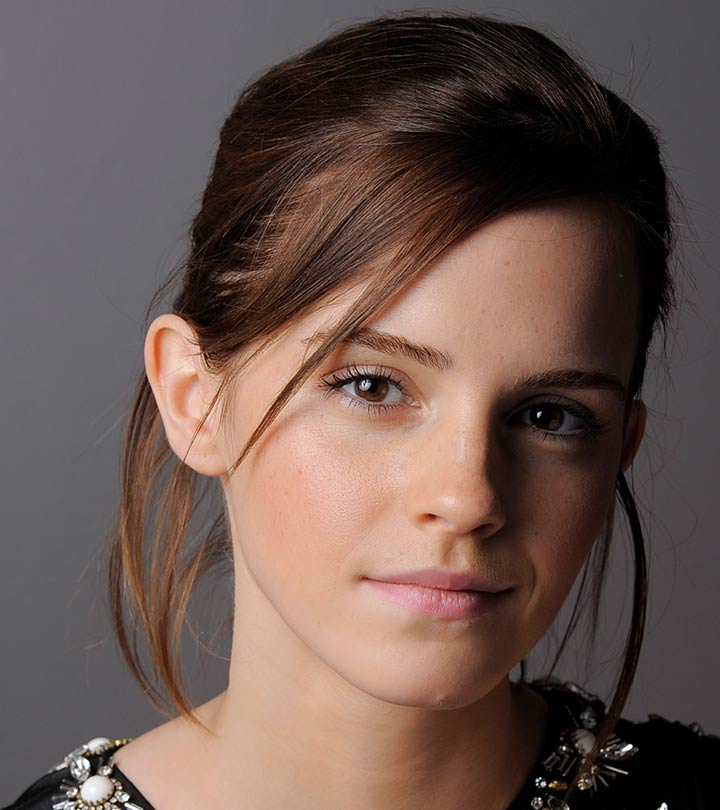
#> input picture emma.jpg, 720 x 810 px
$ python Que_01.py
#> lines starting #> are read from the running program, lines starting #| are printed output that depends on the picture

import numpy as np
import matplotlib.pyplot as plt
import cv2 as cv

# Define control points for piecewise linear transformation
control_points = np.array([(50, 50), (50, 100), (150, 255), (150, 150), (255, 255)])

# Create transformation segments
segment1 = np.linspace(0, control_points[0, 1], control_points[0, 0] + 1 - 0).astype('uint8')
segment2 = np.linspace(control_points[0, 1] + 1, control_points[1, 1], control_points[1, 0] - control_points[0, 0]).astype('uint8')
segment3 = np.linspace(control_points[1, 1] + 1, control_points[2, 1], control_points[2, 0] - control_points[1, 0]).astype('uint8')
segment4 = np.linspace(control_points[2, 1] + 1, control_points[3, 1], control_points[3, 0] - control_points[2, 0]).astype('uint8')
segment5 = np.linspace(control_points[3, 1] + 1, control_points[4, 1], control_points[4, 0] - control_points[3, 0]).astype('uint8')

# Build complete transformation lookup table
lut = np.concatenate((segment1, segment2), axis=0).astype('uint8')
lut = np.concatenate((lut, segment3), axis=0).astype('uint8')
lut = np.concatenate((lut, segment4), axis=0).astype('uint8')
lut = np.concatenate((lut, segment5), axis=0).astype('uint8')

plt.figure(figsize=(10, 4))

plt.subplot(131)
plt.plot(lut)
plt.title("Transformation Curve")
plt.xlim([0, 255])
plt.ylim([0, 255])
plt.xticks([0, 50, 100, 150, 200, 250])  # Set specific x-axis ticks
plt.xlabel('Input intensity')
plt.ylabel('Output intensity')

original_image = cv.imread('emma.jpg', cv.IMREAD_GRAYSCALE)
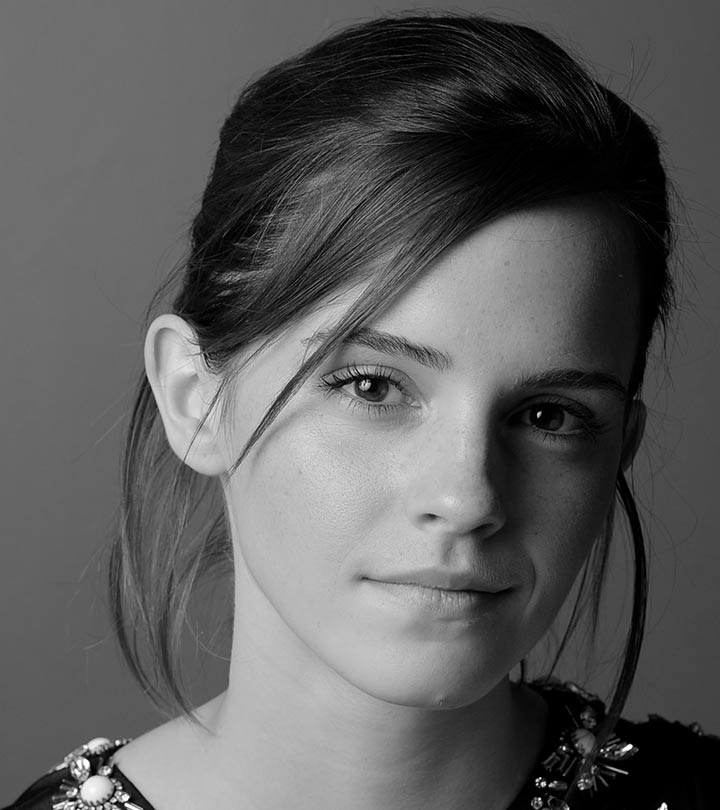
#> original_image: shape (810, 720); min 0, max 255, mean 92.3

plt.subplot(132)
plt.imshow(original_image, cmap="gray")
plt.title('Original')
plt.axis('off')

transformed_image = cv.LUT(original_image, lut)
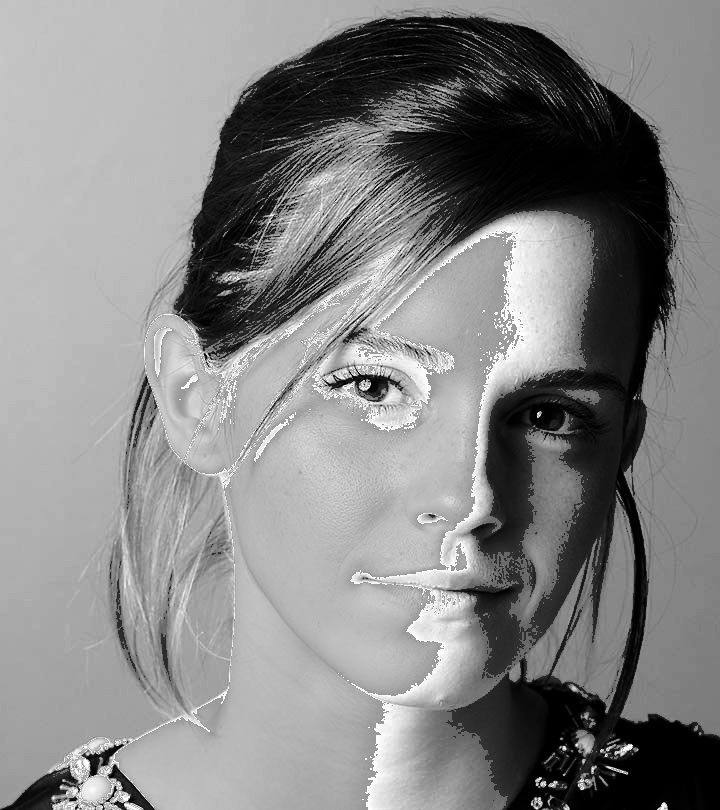
#> transformed_image: shape (810, 720); min 0, max 255, mean 132.9

plt.subplot(133)
plt.imshow(transformed_image, cmap="gray")
plt.title('After Applying Intensity Transformation')
plt.axis('off')

plt.show()
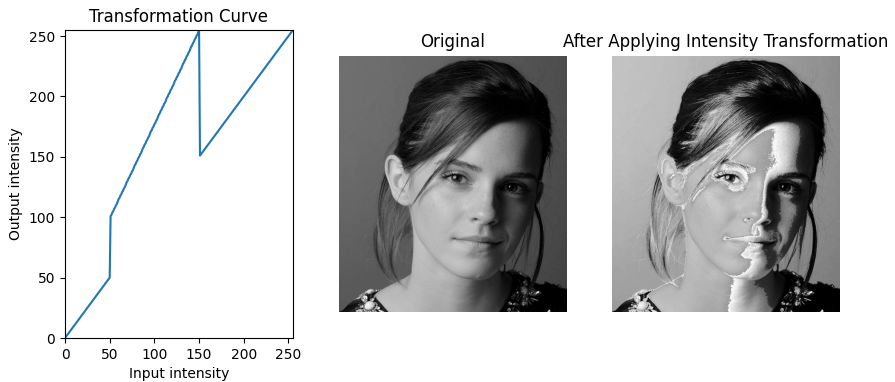
#> figure drawn by matplotlib, 3 panels; panel 1: curve peaks at x = 150, y = 255

$ run again, with daisy.jpg copied over emma.jpg
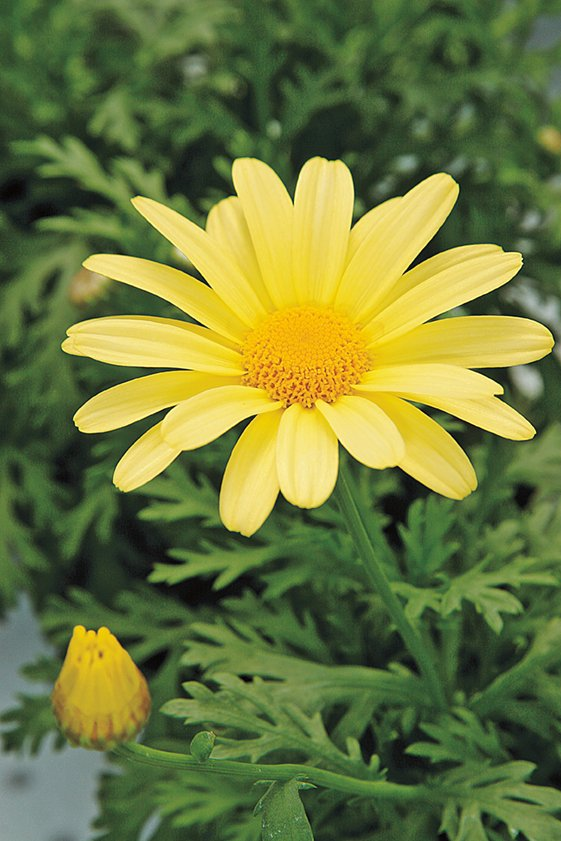
#> input picture daisy.jpg, 561 x 841 px
#> `transformed_image = cv.LUT(original_image, lut)`:
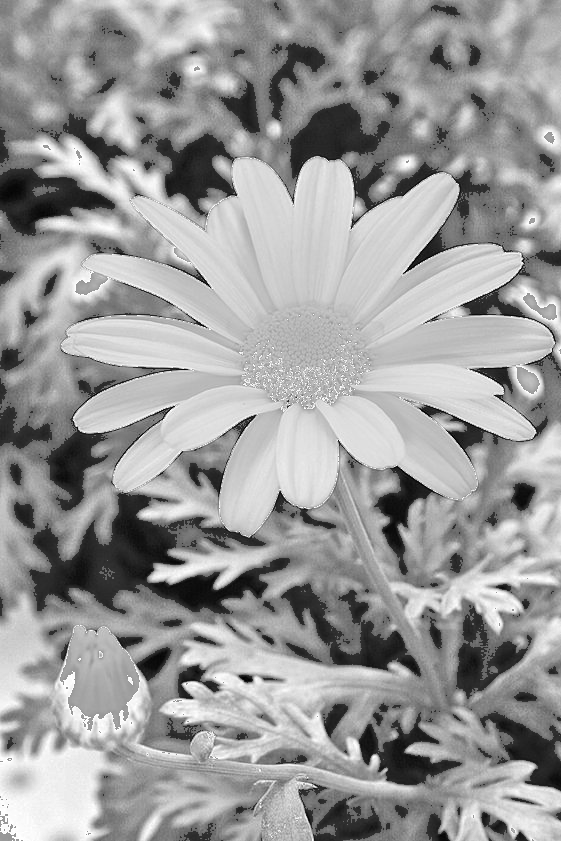
#> transformed_image: shape (841, 561); min 0, max 255, mean 154.8
#> `plt.show()`:
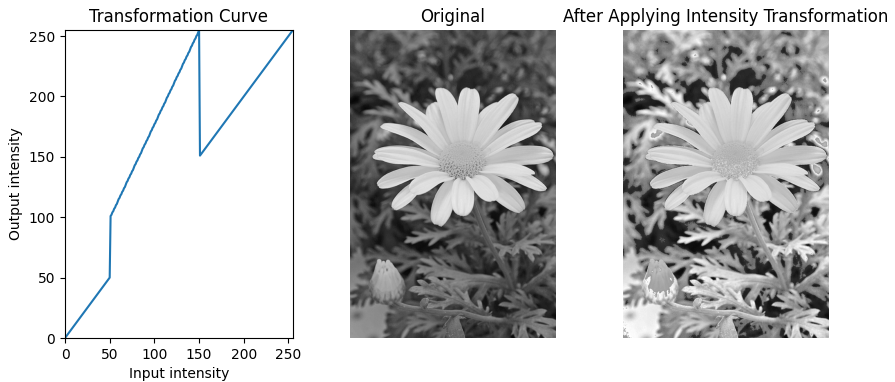
#> figure drawn by matplotlib, 3 panels; panel 1: curve peaks at x = 150, y = 255

$ run again, with highlights_and_shadows.jpg copied over emma.jpg
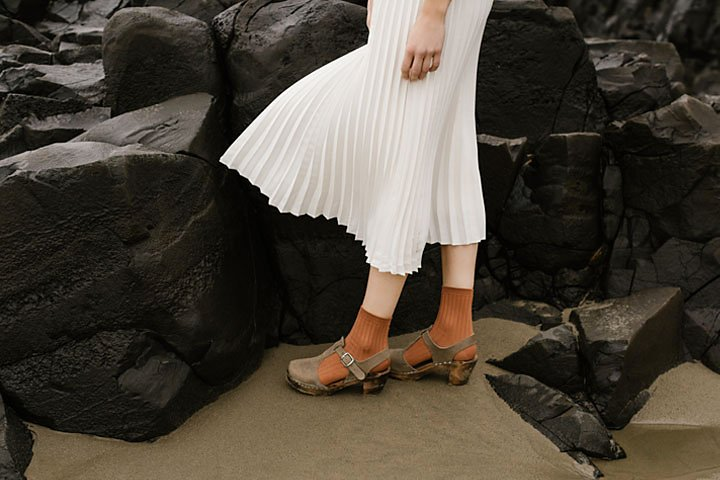
#> input picture highlights_and_shadows.jpg, 720 x 480 px
#> `transformed_image = cv.LUT(original_image, lut)`:
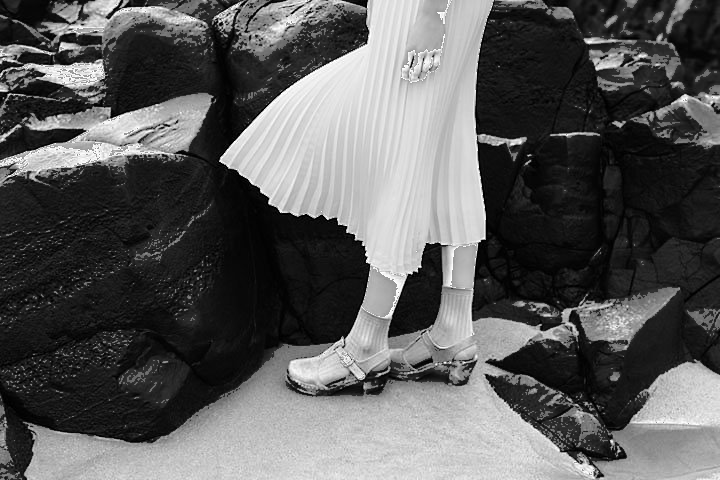
#> transformed_image: shape (480, 720); min 0, max 255, mean 91.5
#> `plt.show()`:
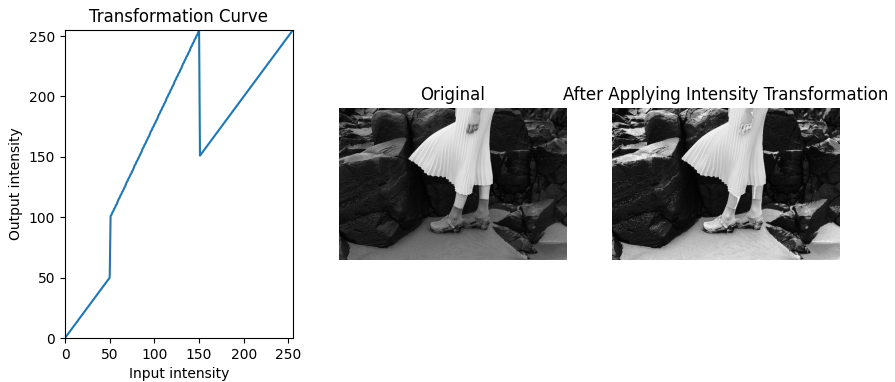
#> figure drawn by matplotlib, 3 panels; panel 1: curve peaks at x = 150, y = 255

$ run again, with jeniffer.jpg copied over emma.jpg
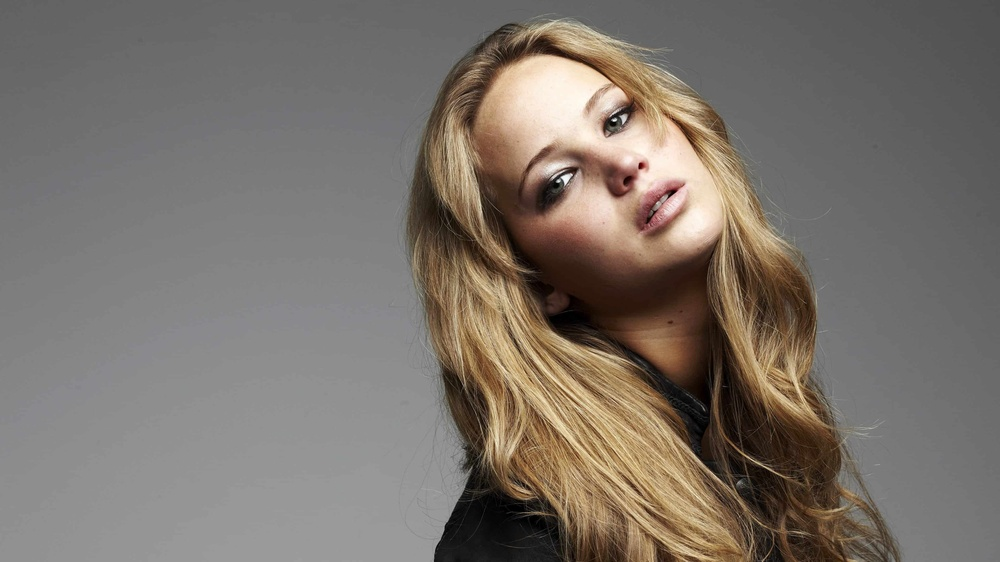
#> input picture jeniffer.jpg, 1000 x 562 px, shrunk from 3840 x 2160 before the run
#> `transformed_image = cv.LUT(original_image, lut)`:
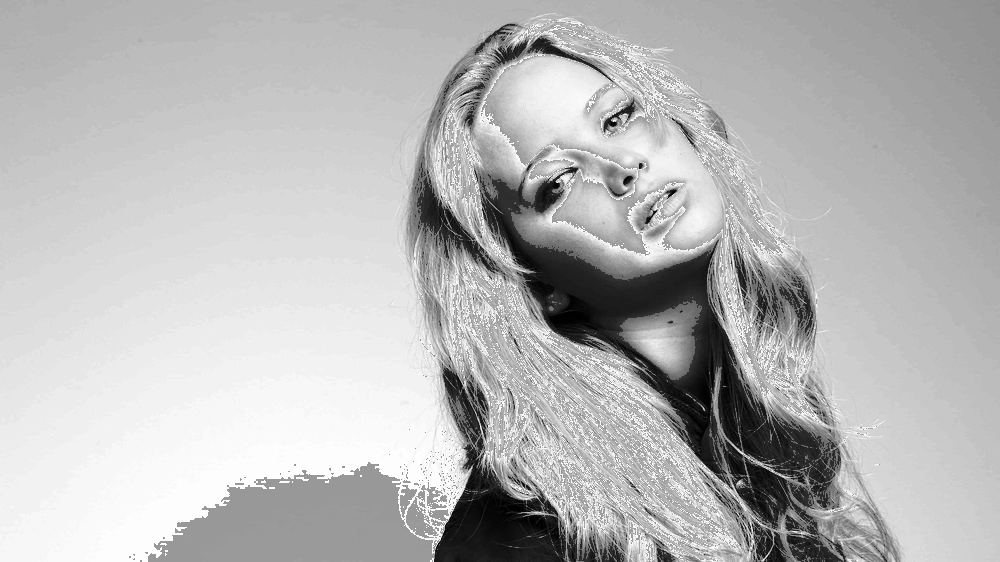
#> transformed_image: shape (562, 1000); min 0, max 255, mean 183.2
#> `plt.show()`:
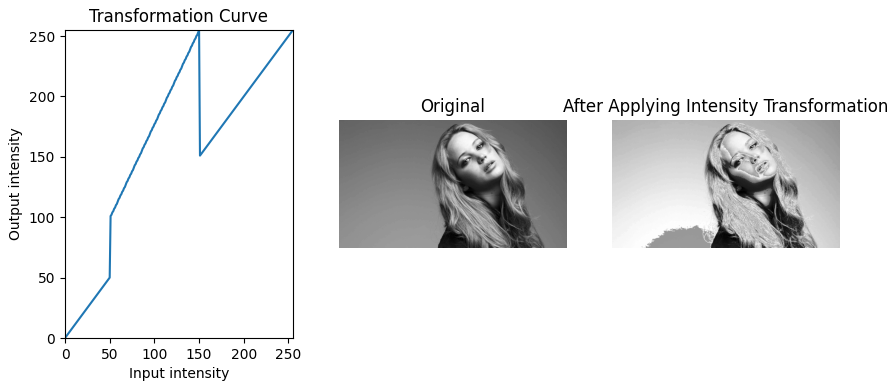
#> figure drawn by matplotlib, 3 panels; panel 1: curve peaks at x = 150, y = 255
